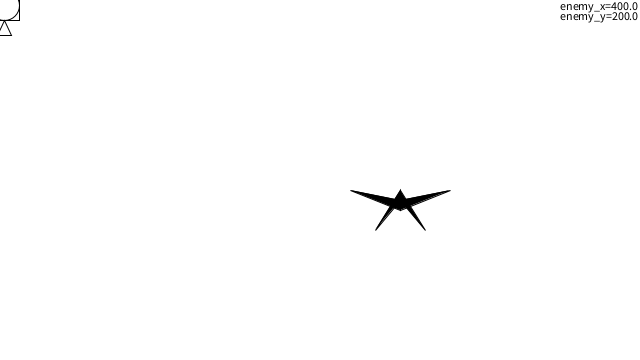
Frame 1 (no input)
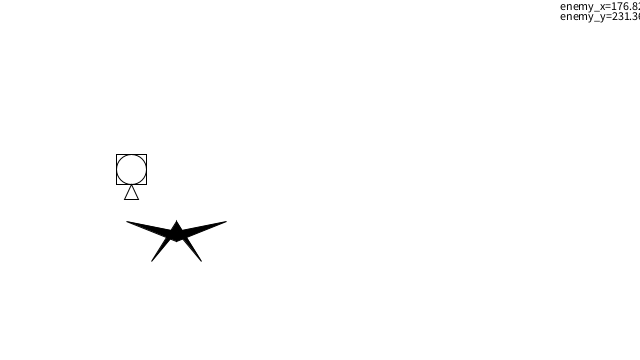
Frame 60 (the mouse pressed at the canvas centre just before this capture)
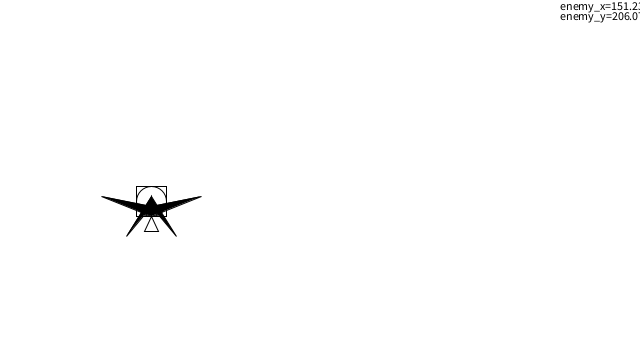
Frame 120 (the mouse held since frame 60 and released just before this capture)

The Processing sketch that drew these frames (run headless with seeded random() and noise(); from frame 60 on, the mouse is pressed at the canvas centre):

// Processing sketch: rock_on
// ── rock_on.pde
void setup() {
  size(640,360);
}

float enemy_theta=3*PI/10;
float enemy_xc=400;
float enemy_yc=200;
float enemy_x=enemy_xc;
float enemy_y=enemy_yc;
float enemy_R=180;

float target_symbol_x; //物体の座標
float target_symbol_y; //物体の座標
float easing = 0.02;//追いつくスピード

int yaw = 0;
int pitch = 0;

void draw(){
  background(255);
  fill(0);
  text("enemy_x="+enemy_x,width-80,10);
  text("enemy_y="+enemy_y,width-80,20);
  enemy(enemy_x,enemy_y,50);
  enemy_theta = enemy_theta + PI/4000;
  enemy_x = enemy_xc+2*enemy_R*cos(2*enemy_theta+PI/12);
  enemy_y = enemy_yc+enemy_R*sin(3*enemy_theta);

  float target_symbol_dx = enemy_x - target_symbol_x;
  if(abs(target_symbol_dx) > 1) { 
    target_symbol_x += target_symbol_dx * easing;
  }
  
  float target_symbol_dy = enemy_y - target_symbol_y;
  if(abs(target_symbol_dy) > 1) {
    target_symbol_y += target_symbol_dy * easing;
  }
  
  target_symbol(target_symbol_x, target_symbol_y,15);
}

void enemy(float x, float y, int s) {
  fill(0);
  triangle(x, y, x, y+s/5, x-s, y-s/5);
  triangle(x, y, x, y+s/5, x+s, y-s/5);
  triangle(x, y, x, y-s/5, x-s/2, y+3*s/5);
  triangle(x, y, x, y-s/5, x+s/2, y+3*s/5);
}

void target_symbol (float x, float y, int r) {
  noFill();
  ellipse(x, y, 2*r, 2*r);
  rect(x-r, y-r, 2*r, 2*r);
  triangle(x, y+r, x+r/2, y+((1+3^(1/2))*r)/2, x-r/2, y+((1+3^(1/2))*r)/2);
}

void keyPressed() {
  if (key == 'a') {
    yaw = + 10;
    enemy_xc = enemy_xc + yaw;
  } else if (key == 'd') {
    yaw = - 10;
    enemy_xc = enemy_xc + yaw;
  } else if (key == 'w') {
    pitch = + 10;
    enemy_yc = enemy_yc +pitch;
  } else if (key == 's') {
    pitch = - 10;
    enemy_yc = enemy_yc +pitch;
  }
}
